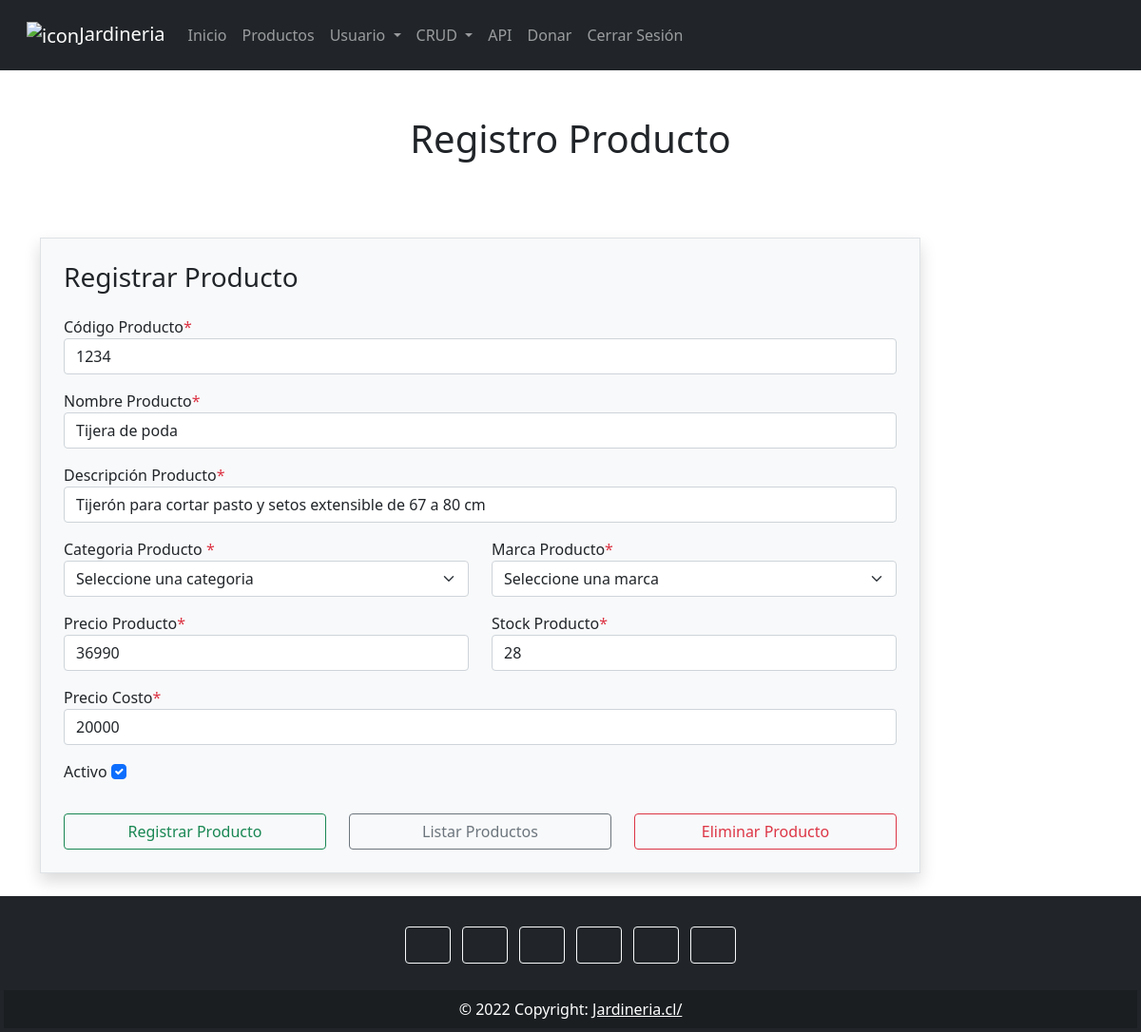
The app's page /crud/producto/1/ (signed in), older data.
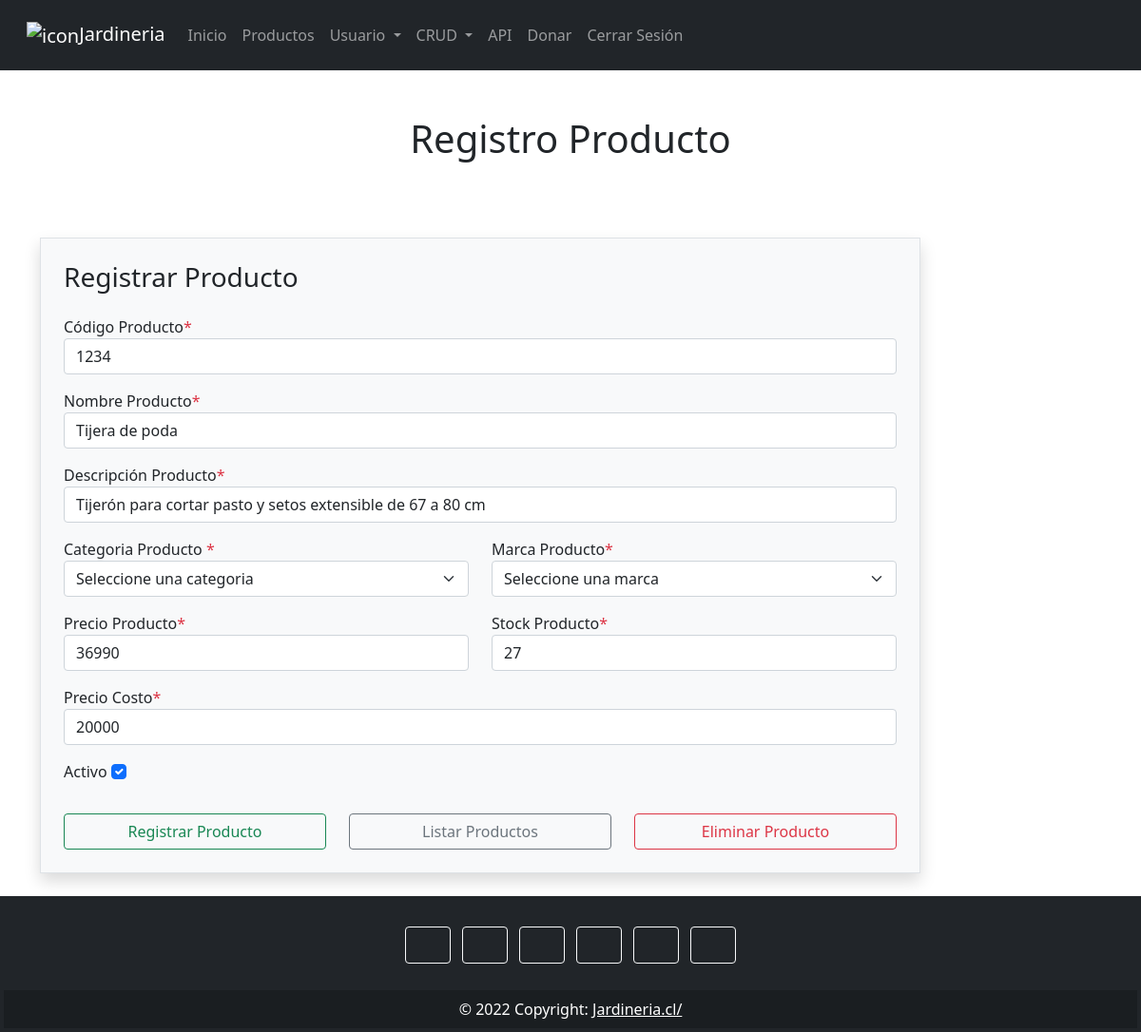
The same page, newer data.
### crud/models.py (models this page shows, shortened)
class Producto(models.Model):
    codigoProducto = models.IntegerField()
    nombreProducto = models.TextField(max_length=100)
    descripcionProducto = models.TextField()
    categoriaProducto = models.IntegerField()
    marcaProducto = models.IntegerField()
    precioProducto = models.IntegerField()
    stockProducto = models.IntegerField()
    precioCosto = models.IntegerField()
    activo = models.BooleanField()

### crud/views.py (the view)
# urls.py: path('producto/<int:id>/', views.viewReadProducto, name="producto"),
@login_required
@permission_required('is_superuser')
def viewReadProducto(request, id):
    cntx = {}
    try:
        fila = Producto.objects.get(pk = id)
        cntx = {'fila': fila}
    except:
        cntx = {'error': 'Item no encontrado'}
    productCategories = Categoria.objects.all()
    productBrand = Marca.objects.all()
    cntx["productCategories"] = productCategories
    cntx["productBrand"] = productBrand
    return render(request, 'producto.html', cntx)

### historial/context_processor.py (called while the page is built)
def total_historial(request):
    total = 0
    if request.user.is_authenticated:
        if "historial" in request.session.keys():
            for key, value in request.session["historial"].items():
                total += int(value["acumulado"])
    return {"total_historial": total}

### shopyCart/context_processor.py (called while the page is built)
def total_carrito(request):
    total = 0
    if request.user.is_authenticated:
        if "carrito" in request.session.keys():
            for key, value in request.session["carrito"].items():
                total += int(value["acumulado"])
    return {"total_carrito": total}

### crud/templates/producto.html (shortened to what this page needs)
{% extends "index.html" %}
{% block tituloPagina %}
    <div class="text-center mt-5">
        <h1>Registro Producto</h1>
    </div>
{% endblock %}
{% block contenido %}
<br>
    <div class="container">
        <div class="row">
            <div class="col-md-10 off-md-4">
                <div class="signup-form">
                    <form action="{%url 'producto' %}" method="POST" autocomplete="off" class="mt-5 border p-4 bg-light shadow">
                        <h3 class="mb-4">Registrar Producto</h3>
                        <div class="mb-3 col-md-12">
                            <label for="txtCode">Código Producto<span class="text-danger">*</span></label>
                            <input type="text" id="txtCode" name="txtCode" placeholder="Ingrese el codigo del producto" class="txtCode form-control" value="{{ fila.codigoProducto }}">
                          </div>
                        <div class="mb-3 col-md-12">
                            <label for="txtNombre">Nombre Producto<span class="text-danger">*</span></label>
                            <input type="text" id="txtNombre" name="txtNombre" placeholder="Ingrese el nombre del producto" class="txtNombre form-control" value="{{ fila.nombreProducto }}">
                        </div>
                        <div class="mb-3 col-md-12">
                            <label for="txtDesc">Descripción Producto<span class="text-danger">*</span></label>
                            <input type="text" id="txtDesc" name="txtDesc" placeholder="Ingrese una descripción para el Producto" class="txtDesc form-control" value="{{ fila.descripcionProducto }}">
                        </div>
                        <div class="row">
                            <div class="mb-3 col-md-6">
                                <label for="ctProducto">Categoria Producto <span class="text-danger">*</span></label>
                                <select name="ctProducto" class="ctProducto form-select" id="ctProducto" value="{{ fila.nombreCategoria }}">
                                  <option selected class="ctProducto" hidden value="0">Seleccione una categoria</option>
                                </select>
                            </div>
                            <div class="mb-3 col-md-6">
                                <label for="ctMarca">Marca Producto<span class="text-danger">*</span></label>
                                <select selected name="ctMarca" class="ctMarca form-select" id="ctMarca" value="{{ fila.marcaProducto }}">
                                  <option class="ctMarca" hidden value="0">Seleccione una marca</option>
                                </select>
                            </div>
                        </div>
                        <div class="row">
                        <div class="mb-3 col-md-6">
                            <label for="txtPrecio">Precio Producto<span class="text-danger">*</label>
                            <input type="text" id="txtPrecio" name="txtPrecio" placeholder="Ingrese el precio del producto" class="txtPrecio form-control" value="{{ fila.precioProducto }}">
                        </div>
                        <div class="mb-3 col-md-6">
                            <label for="txtStock">Stock Producto<span class="text-danger">*</label>
                            <input type="number" id="txtStock" name="txtStock" placeholder="Ingrese el stock del producto" class="txtStock form-control" value="{{ fila.stockProducto }}">
                        </div>
                      </div>
                      <div class="mb-3 col-md-12">
                        <label for="txtCosto">Precio Costo<span class="text-danger">*</label>
                        <input type="text" id="txtCosto" name="txtCosto" placeholder="Ingrese el costo del producto" class="txtCosto form-control" value="{{ fila.precioCosto}}">
                    </div>
                      <div class="mb-3 col-md-12">
                        <label class="form-check-label" for="chkActivo">Activo</label>
                        <input type="checkbox" name="chkActivo" id="chkActivo" class="form-check-input" {% if fila.activo %}{{ 'checked' }}{% endif %}>
                    </div>
                        <div class="row">
                          <div class="col-md-4 mt-3">
                            <input type="submit" name="btnCreate" class="btnCreate btn btn-outline-success form-control" value="Registrar Producto">
                          </div>
                          <div class="col-md-4 mt-3">
                            <input type="submit" name="btnRead" class="btnRead btn btn-outline-secondary form-control" value="Listar Productos">
                          </div>
                          <div class="col-md-4 mt-3">
                            <input type="submit" name="btnDelete" class="btnDelete btn btn-outline-danger form-control" value="Eliminar Producto">
                          </div>
                        </div>
                    </form>
                </div>
            </div>
        </div>
    </div>
{% endblock %}

### crud/templates/index.html (shortened to what this page needs)
<!DOCTYPE html>
<html lang="en">
<head>
    <link href="https://cdn.jsdelivr.net/npm/bootstrap@5.0.2/dist/css/bootstrap.min.css" rel="stylesheet">
    <script src="/static/javascript/carrito.js"></script></head>
<body>
    <header>
        <nav class="navbar navbar-expand-lg navbar-dark bg-dark p-3 col-md-12">
            <div class="container-fluid">
              <a class="navbar-brand" href="{% url 'inicio' %}">
                  <img src="/static/images/icon.png" width="35" height="35" alt="icon">Jardineria
              </a>
              <div class="collapse navbar-collapse" id="navbarNavDropdown">
                <ul class="navbar-nav">
                  <li class="nav-item">
                    <a class="nav-link" aria-current="page" href="{% url 'inicio' %}">Inicio</a>
                  </li>
                  <li class="nav-item">
                    <a class="nav-link" aria-current="page" href="{% url 'productos' %}">Productos</a>
                  </li>
                  <li class="nav-item dropdown">
                    <a class="nav-link dropdown-toggle" href="#" id="navbarDropdownMenuLink" role="button" data-bs-toggle="dropdown" aria-expanded="false">
                      Usuario
                    </a>
                  </li>
                  {% if user.is_authenticated %}
                  {% if user.is_superuser %}
                  <li class="nav-item dropdown">
                    <a class="nav-link dropdown-toggle" href="#" id="navbarDropdownMenuLink" role="button" data-bs-toggle="dropdown" aria-expanded="false">
                      CRUD
                    </a>
                  </li>
                  <li class="nav-item">
                    <a class="nav-link" href="{% url 'api' %}" tabindex="-1" aria-disabled="true">API</a>
                  </li>
                  {%endif%}
                  <li class="nav-item">
                    <a class="nav-link" href="{% url 'donar' %}" tabindex="-1" aria-disabled="true">Donar</a>
                  </li>
                  <li class="nav-item">
                    <a class="nav-link" href="{%url 'logout' %}" tabindex="-1" aria-disabled="true">Cerrar Sesión</a>
                  </li>
                  {%endif%}
                </ul>
              </div>
              <form class="d-flex">
                <a class="m-1" data-bs-toggle="offcanvas" data-bs-target="#offcanvasRight" aria-controls="offcanvasRight" role="button"
                ><svg class="bi" width="22" height="22" fill="currentColor">
                  <use xlink:href="/static/images/bootstrap-icons/bootstrap-icons.svg#cart4"/>
                </svg></a>
              </form>
            </div>
          </nav>
    </header>
    <article>
        <section>
                {% block tituloPagina %} {% endblock %}
                {% block contenido %} {% endblock %}
        </section>
    </article>
    <footer class="bg-dark text-center text-white p-1 mt-4">
      <div class="container-fluid p-4 pb-0">
        <section class="mb-4">
          <a class="btn btn-outline-light btn-floating m-1" href="https://www.facebook.com/" role="button"
            ><svg class="bi" width="22" height="22" fill="currentColor">
              <use xlink:href="/static/images/bootstrap-icons/bootstrap-icons.svg#facebook"/>
            </svg></a>
          <a class="btn btn-outline-light btn-floating m-1" href="https://twitter.com/" role="button"
          ><svg class="bi" width="22" height="22" fill="currentColor">
            <use xlink:href="/static/images/bootstrap-icons/bootstrap-icons.svg#twitter"/>
          </svg></a>
          <a class="btn btn-outline-light btn-floating m-1" href="https://www.google.com/" role="button"
          ><svg class="bi" width="22" height="22" fill="currentColor">
            <use xlink:href="/static/images/bootstrap-icons/bootstrap-icons.svg#google"/>
          </svg></a>
          <a class="btn btn-outline-light btn-floating m-1" href="https://www.instagram.com/" role="button"
          ><svg class="bi" width="22" height="22" fill="currentColor">
            <use xlink:href="/static/images/bootstrap-icons/bootstrap-icons.svg#instagram"/>
          </svg></a>
          <a class="btn btn-outline-light btn-floating m-1" href="https://www.linkedin.com/" role="button"
          ><svg class="bi" width="22" height="22" fill="currentColor">
            <use xlink:href="/static/images/bootstrap-icons/bootstrap-icons.svg#linkedin"/>
          </svg></a>
          <a class="btn btn-outline-light btn-floating m-1" href="https://github.com/" role="button"
          ><svg class="bi" width="22" height="22" fill="currentColor">
            <use xlink:href="/static/images/bootstrap-icons/bootstrap-icons.svg#github"/>
          </svg></a>
        </div>
      <div class="text-center p-2" style="background-color: rgba(0, 0, 0, 0.2);">
        © 2022 Copyright:
        <a class="text-white" href="https://google.com/">Jardineria.cl/</a>
      </div>
    </footer>
</body>
</html>

Row changes from the older to the newer data that the page shows:
changed Producto "Tijera de poda": txtStock "28" → "27"
